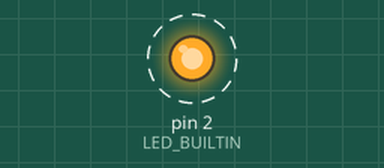
Bench run of a sketch on a simulated Arduino Uno, built with avr-gcc and run on an emulated ATmega328P. Parts: output pins drawn as LEDs (lit = HIGH). Dashed ring = blinking.

Above: at 0.5 s.
Timing chart, 0 to 4.6 s (numbered marks = the images above):
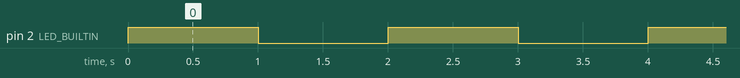

Measured:
- by itself, pin 2 (LED_BUILTIN): alternates HIGH for 1.0 s and LOW for 1.0 s

The sketch:

LedBlink.ino
```cpp
#define LED_BUILTIN 2
#define DELAY 1000

void setup() {
  pinMode(LED_BUILTIN, OUTPUT);
}

void loop() {
  digitalWrite(LED_BUILTIN, HIGH);
  delay(DELAY);
  digitalWrite(LED_BUILTIN, LOW);
      delay(DELAY);
}
```
